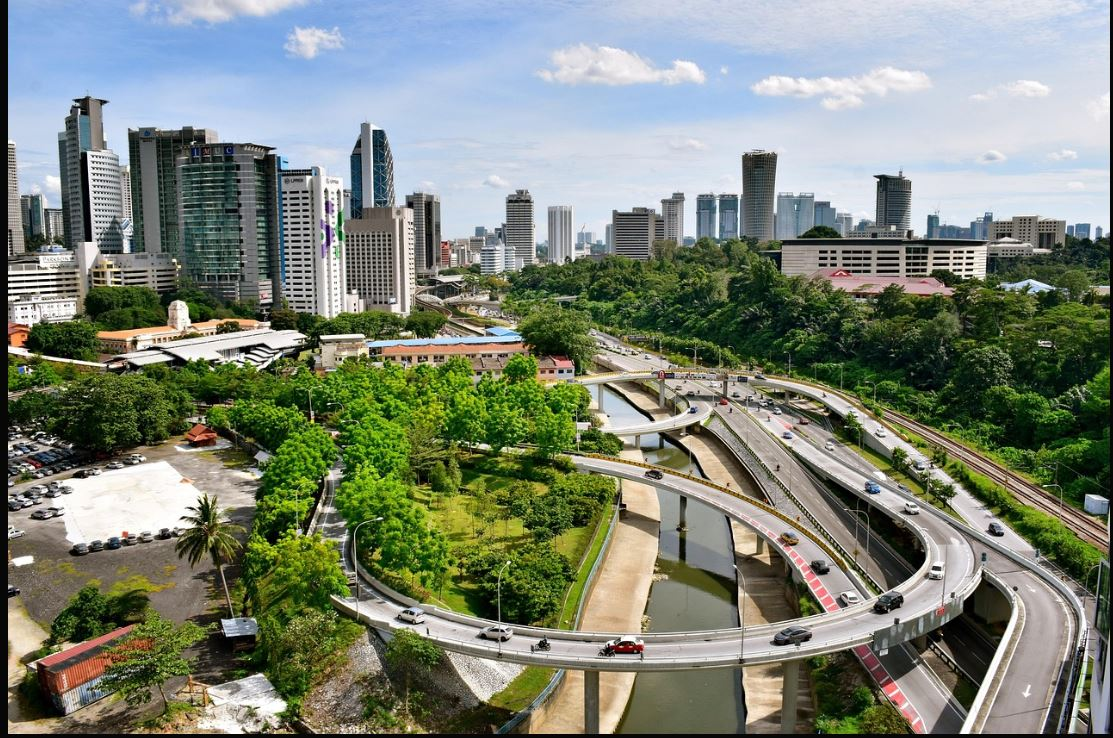
#> input picture 2025-05-08_taller_imagen_matriz_pixeles/python/Captura_paisaje.JPG, 1113 x 738 px
$ jupyter execute 'Taller_De_Pixels_a_Coordenada (1).ipynb'   (shell and % lines are left out)
#> lines starting #> are read from the running program, lines starting #| are printed output that depends on the picture
carga de librerías

[cell 1]
import cv2
import numpy as np
import matplotlib.pyplot as plt

 Cargar una imagen en color

[cell 2]
# Cargar imagen en BGR (formato por defecto de OpenCV)
image = cv2.imread('Captura_paisaje.JPG')  # Cambia esta ruta si estás en local
#> image is the input picture: shape (738, 1113, 3); mean B, G, R 119.2, 132.7, 125

# Convertir a RGB para mostrar correctamente con matplotlib
image_rgb = cv2.cvtColor(image, cv2.COLOR_BGR2RGB)

# Mostrar la imagen original
plt.imshow(image_rgb)
plt.title("Imagen Original")
plt.axis("off")
plt.show()

 Acceder a canales RGB y HSV por separado

[cell 3]
# Separar canales RGB
r, g, b = cv2.split(image_rgb)

# Mostrar cada canal individualmente
fig, axs = plt.subplots(1, 3, figsize=(15, 5))
axs[0].imshow(r, cmap='Reds'); axs[0].set_title("Canal R")
axs[1].imshow(g, cmap='Greens'); axs[1].set_title("Canal G")
axs[2].imshow(b, cmap='Blues'); axs[2].set_title("Canal B")
for ax in axs: ax.axis('off')
plt.show()

# Convertir a HSV y separar canales
image_hsv = cv2.cvtColor(image, cv2.COLOR_BGR2HSV)
#> image_hsv: shape (738, 1113, 3); mean H, S, V 60, 89.4, 142.9
h, s, v = cv2.split(image_hsv)
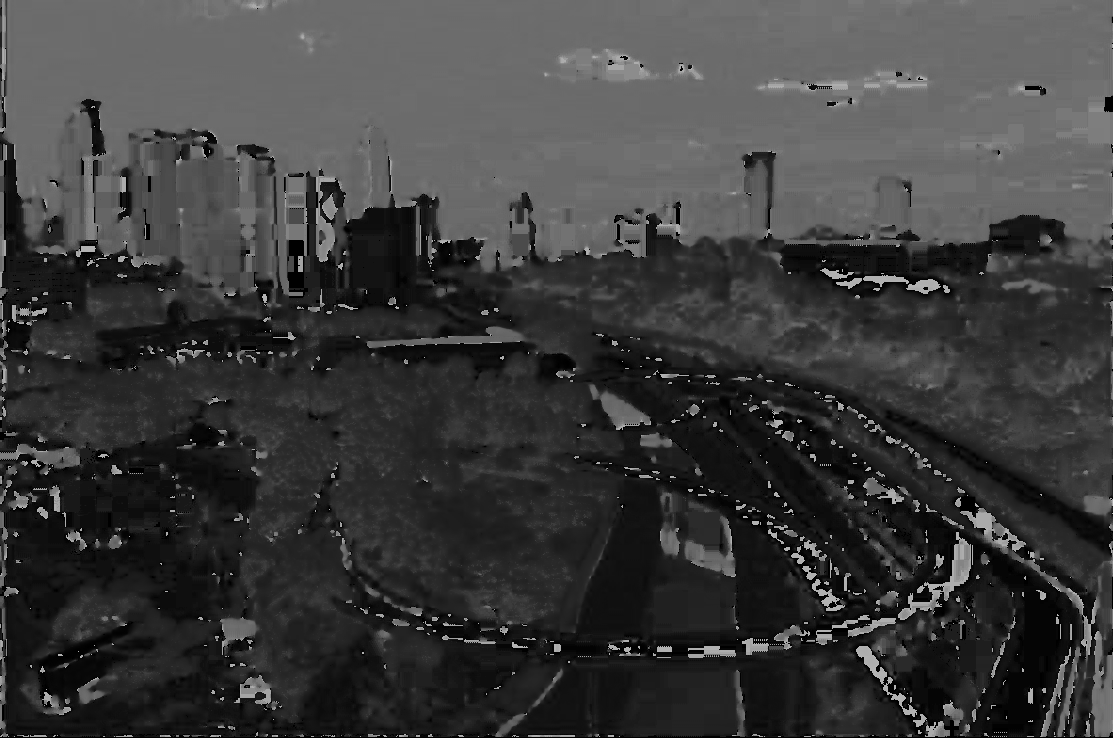
#> h: shape (738, 1113); min 0, max 179, mean 60
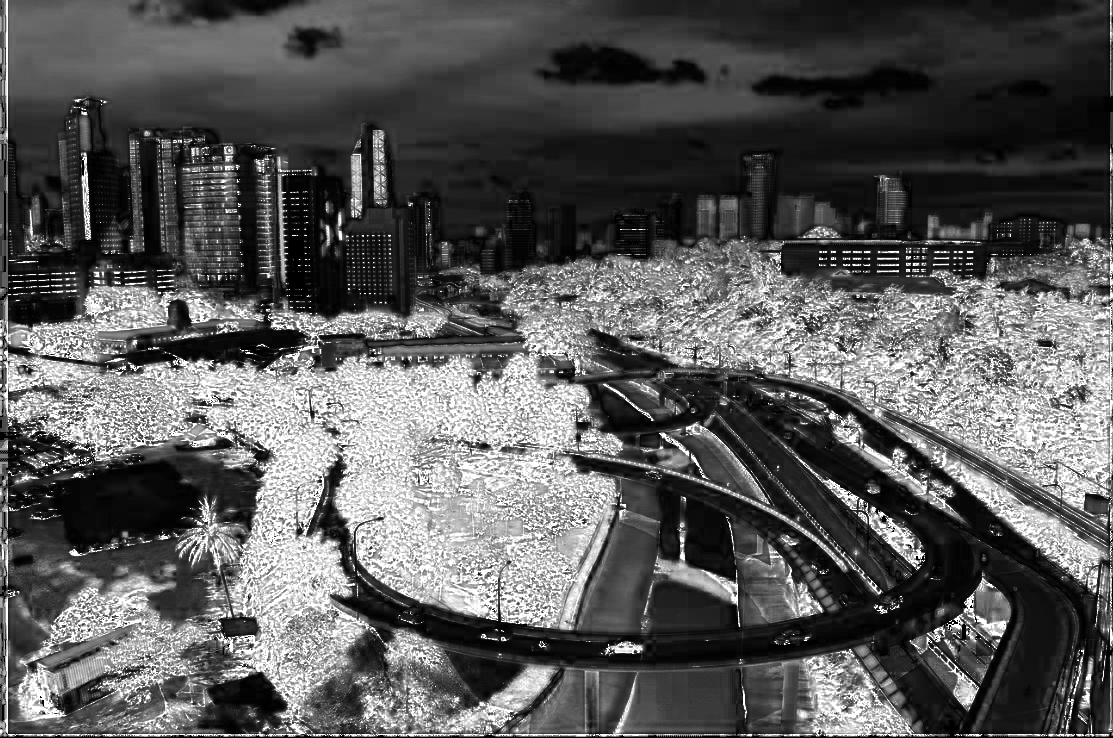
#> s: shape (738, 1113); min 0, max 255, mean 89.4
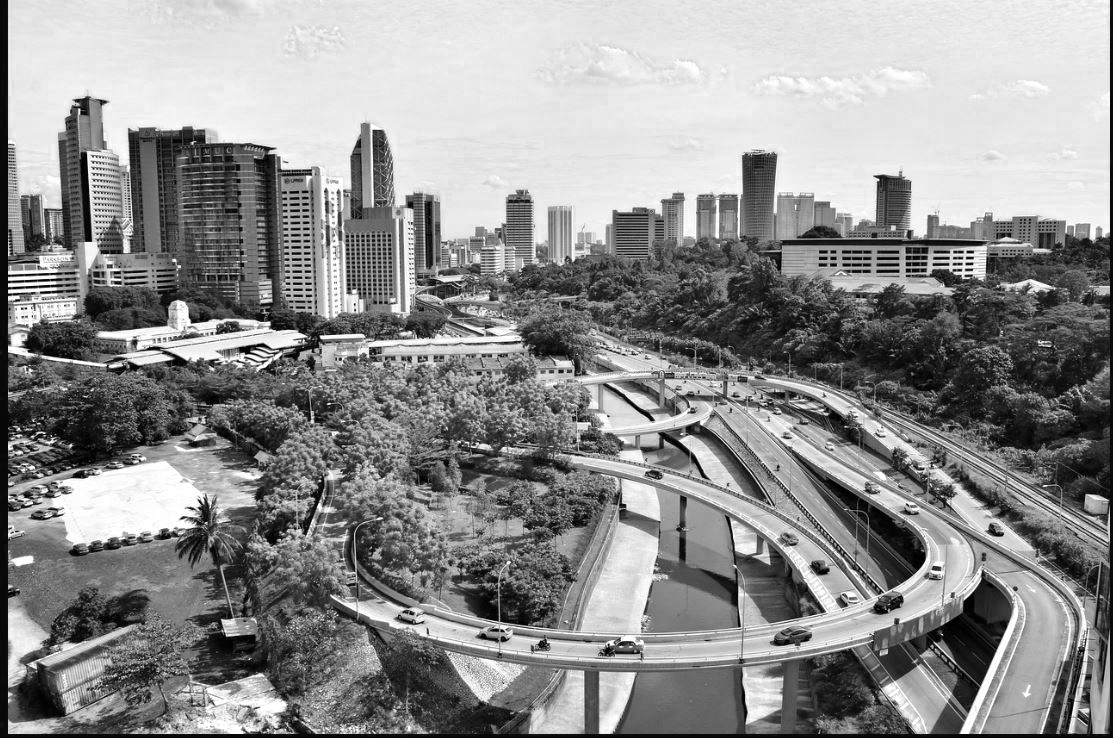
#> v: shape (738, 1113); min 0, max 255, mean 142.9

# Mostrar canales HSV
fig, axs = plt.subplots(1, 3, figsize=(15, 5))
axs[0].imshow(h, cmap='hsv'); axs[0].set_title("Canal H (Tono)")
axs[1].imshow(s, cmap='gray'); axs[1].set_title("Canal S (Saturación)")
axs[2].imshow(v, cmap='gray'); axs[2].set_title("Canal V (Brillo)")
for ax in axs: ax.axis('off')
plt.show()

 Modificar una región específica (slicing)

[cell 4]
# Copia de la imagen para modificar
mod_img = image_rgb.copy()

# Cambiar un rectángulo (por ejemplo, del (50, 50) al (250, 250)) a color rojo puro
mod_img[50:250, 50:250] = [255, 0, 0]  # Rojo en formato RGB
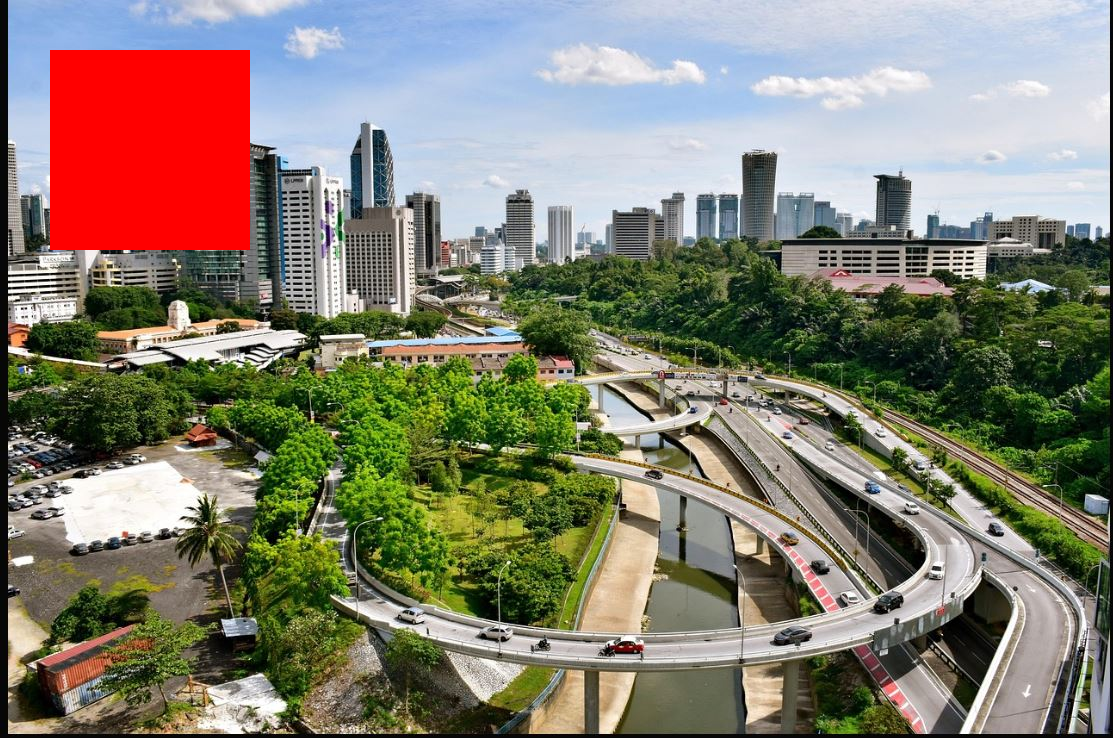
#> mod_img: shape (738, 1113, 3); mean R, G, B 131.6, 126.1, 111.8

# Mostrar resultado
plt.imshow(mod_img)
plt.title("Región modificada en rojo")
plt.axis("off")
plt.show()

Sustituir una región por otra

[cell 5]
# Definir dos regiones
source_region = image_rgb[50:250, 50:250]
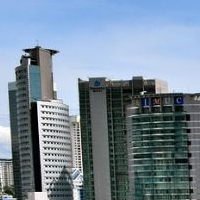
#> source_region: shape (200, 200, 3); mean R, G, B 118.6, 136, 151.6
image_copy = image_rgb.copy()
# Copiar la región a otra parte (por ejemplo, (200:300, 200:300))
image_copy[300:500, 300:500] = source_region
#> image_copy: shape (738, 1113, 3); mean R, G, B 126, 133.6, 124

# Mostrar resultado
plt.imshow(image_copy)
plt.title("Región copiada a nueva ubicación")
plt.axis("off")
plt.show()

 Calcular y visualizar histogramas de color

[cell 6]
# Histograma RGB con Matplotlib
colors = ('r', 'g', 'b')
for i, color in enumerate(colors):
    hist = cv2.calcHist([image_rgb], [i], None, [256], [0, 256])
    plt.plot(hist, color=color)
plt.title("Histograma de Intensidades RGB")
plt.xlabel("Intensidad")
plt.ylabel("Frecuencia")
plt.show()
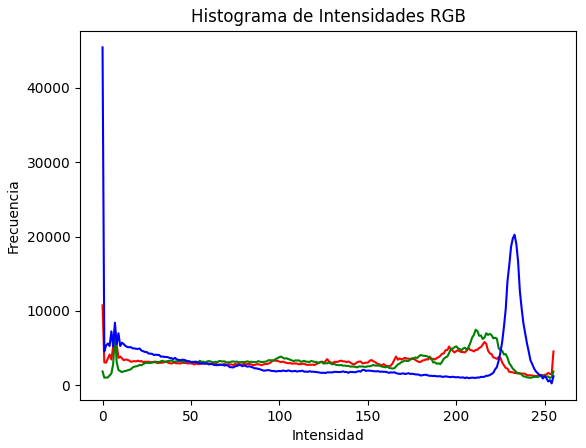
#> figure drawn by matplotlib, 1 panel; curve peaks at x = 0, y = 10751; curve peaks at x = 211, y = 7477; curve peaks at x = 0, y = 45407

 Ajuste manual de brillo y contraste

[cell 7]
# Ajuste manual con ecuación: nueva = alpha * imagen + beta
alpha = 1.5  # Contraste (>1 más contraste)
beta = 50    # Brillo (+ valor más brillante)

# Ajustar
bright_contrast = cv2.convertScaleAbs(image_rgb, alpha=alpha, beta=beta)
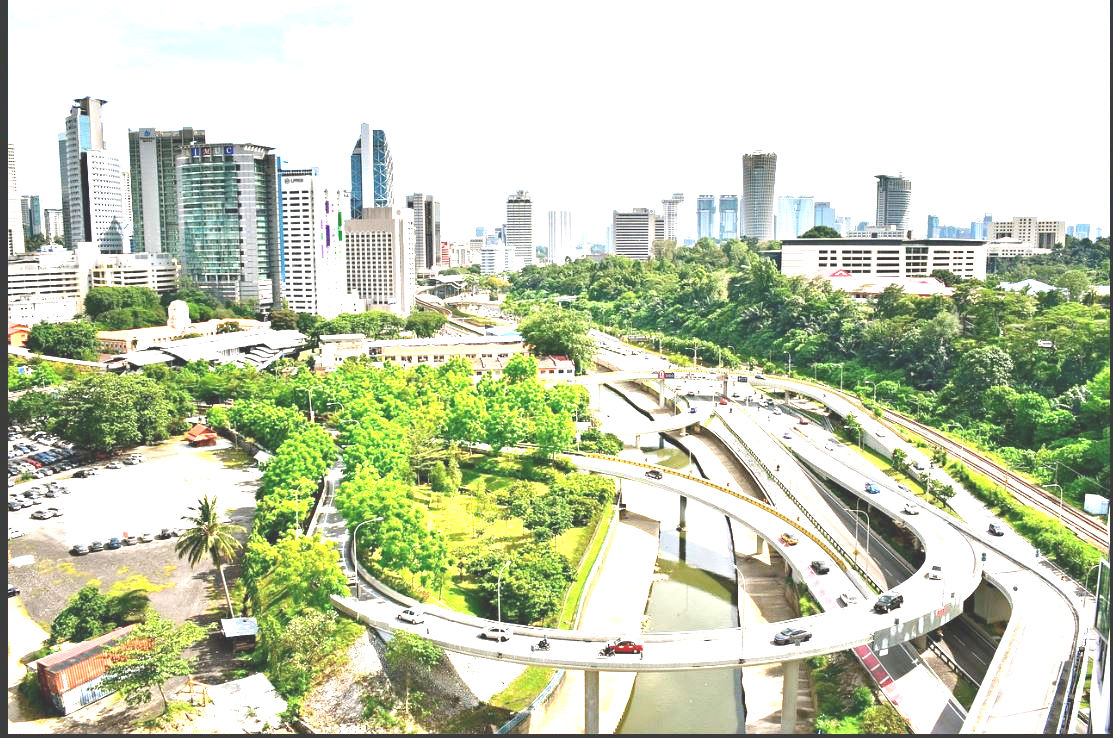
#> bright_contrast: shape (738, 1113, 3); mean R, G, B 197.9, 205.1, 179.4

# Mostrar
plt.imshow(bright_contrast)
plt.title("Brillo y Contraste Ajustados")
plt.axis("off")
plt.show()
